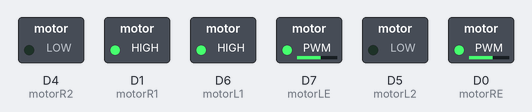
A sketch run on a simulated ESP8266 (NodeMCU). On the bench: switched loads named in the sketch (green lamp = pin HIGH).

Above: at 0.05 s.
At 3.05 s:
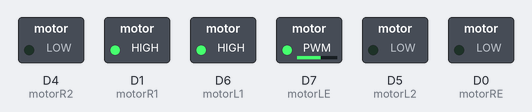
At 6.0 s:
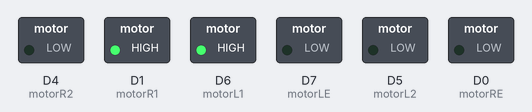
Timing chart, 0 to 6.9 s (numbered marks = the images above):
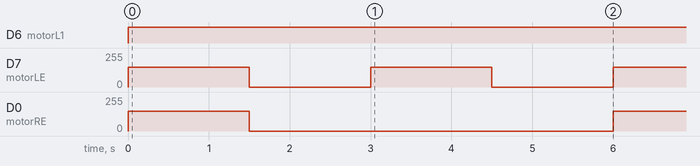

Measured:
- by itself, D6 (motorL1): LOW → HIGH at 0.00 s
- by itself, D7 (motorLE): alternates 150/255 for 1.5 s and 0/255 for 1.5 s
- by itself, D0 (motorRE): alternates 150/255 for 1.5 s and 0/255 for 4.5 s

The sketch:

DENEYAP_L8_1_2_ARABA_KARE.ino
```cpp
#include <analogWrite.h>

#define motorR1 D1
#define motorR2 D4
#define motorRE D0
#define motorL1 D6
#define motorL2 D5
#define motorLE D7
int hiz = 150;


void setup() {
  pinMode(motorR1, OUTPUT);
  pinMode(motorR2, OUTPUT);
  pinMode(motorL1, OUTPUT);
  pinMode(motorL2, OUTPUT);
  Serial.begin(115200);
}

void loop() {
  for(int i=0; i<4;i++){
	ileri();
	delay(1500);
	dur();
	delay(1500);

	sag();
	delay(1500);
	dur();
	delay(1500);
  }
}

void ileri (){
  digitalWrite(motorR1, HIGH);
  digitalWrite(motorR2, LOW);
  analogWrite(motorRE, hiz);
  digitalWrite(motorL1, HIGH);
  digitalWrite(motorL2, LOW);
  analogWrite(motorLE, hiz);
}

void sag (){
  digitalWrite(motorR1, HIGH);
  digitalWrite(motorR2, LOW);
  analogWrite(motorRE, 0);
  digitalWrite(motorL1, HIGH);
  digitalWrite(motorL2, LOW);
  analogWrite(motorLE, hiz);
}

void sol (){
  digitalWrite(motorR1, HIGH);
  digitalWrite(motorR2, LOW);
  analogWrite(motorRE, hiz);
  digitalWrite(motorL1, HIGH);
  digitalWrite(motorL2, LOW);
  analogWrite(motorLE, 0);
}

void dur (){
  digitalWrite(motorR1, HIGH);
  digitalWrite(motorR2, LOW);
  analogWrite(motorRE, 0);
  digitalWrite(motorL1, HIGH);
  digitalWrite(motorL2, LOW);
  analogWrite(motorLE, 0);
}

void geri (){
  digitalWrite(motorR1, LOW);
  digitalWrite(motorR2, HIGH);
  analogWrite(motorRE, hiz);
  digitalWrite(motorL1, LOW);
  digitalWrite(motorL2, HIGH);
  analogWrite(motorLE, hiz);
}
```
